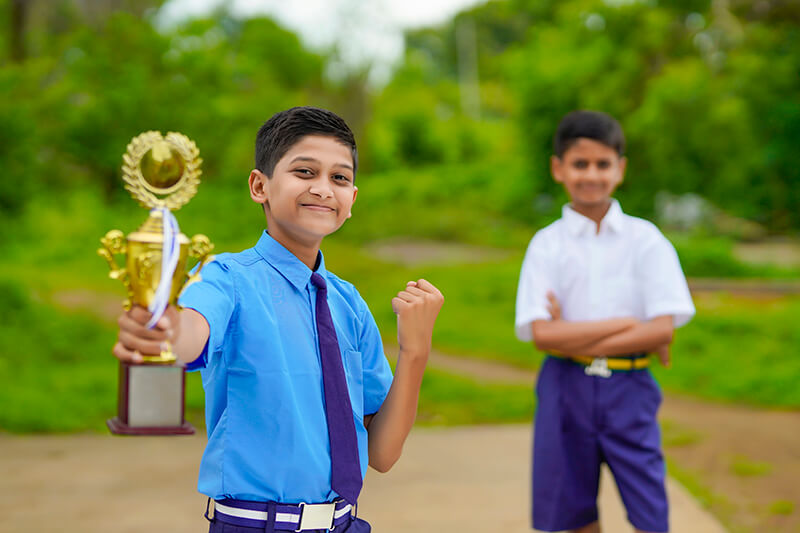
#> input picture Digital Image Processing/lab_image.jpg, 800 x 533 px
$ python '07. binary image.py'
#> lines starting #> are read from the running program, lines starting #| are printed output that depends on the picture; after the words box and inside, x2 and y2 are one past the last pixel; in counts of white or black regions, pixels touching at a corner belong together
import cv2
import numpy as np
import matplotlib.pyplot as plt

# Load the image using OpenCV and convert it to grayscale
image = cv2.imread('lab_image.jpg', cv2.IMREAD_GRAYSCALE)
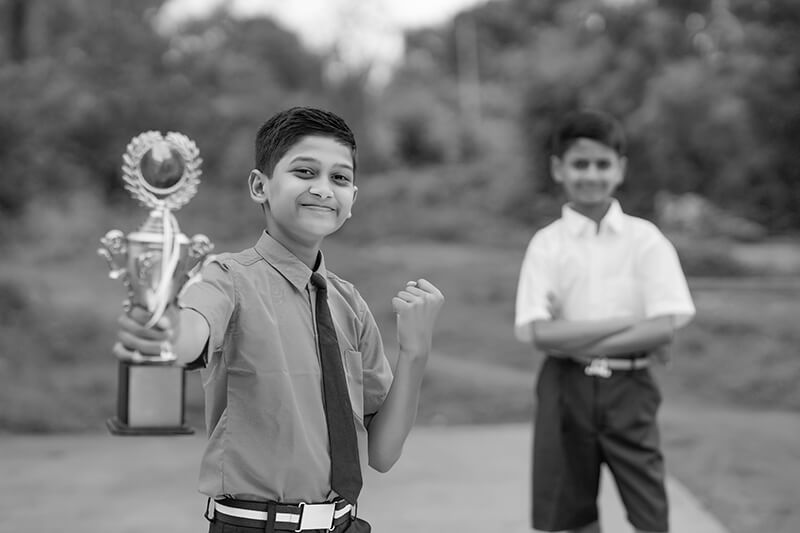
#> image: shape (533, 800); min 0, max 255, mean 118.9

# Apply a binary threshold manually to convert the image to binary
threshold = 128
binary_image = np.where(image > threshold, 255, 0).astype(np.uint8)
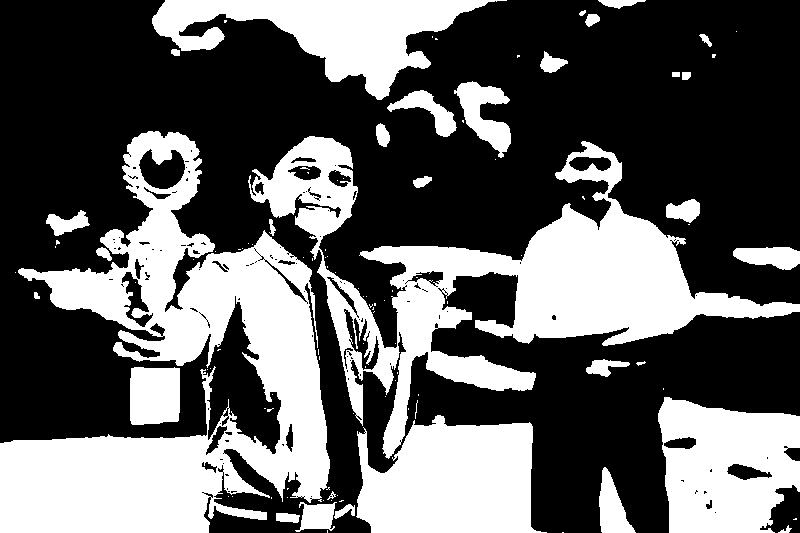
#> binary_image: shape (533, 800); 37.7% white; 109 white regions (76 under 20 px), largest, box (x1, y1, x2, y2) and area: (0, 131, 330, 533) 56842, (248, 136, 800, 459) 44392, (356, 415, 547, 533) 17070

# Plot the original grayscale image and the binary image
plt.figure(figsize=(10, 5))

plt.subplot(1, 2, 1)
plt.title("Grayscale Image")
plt.imshow(image, cmap='gray')
plt.axis("off")

plt.subplot(1, 2, 2)
plt.title("Binary Image")
plt.imshow(binary_image, cmap='gray')
plt.axis("off")

plt.show()
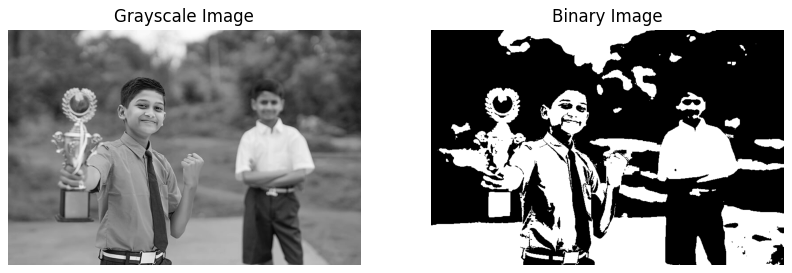
#> figure drawn by matplotlib, 2 panels

$ run again, with Digital Image Processing/image for lab.jpg copied over Digital Image Processing/lab_image.jpg
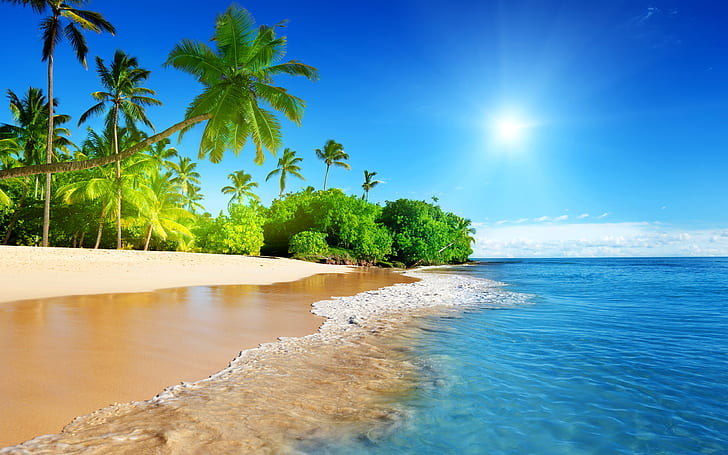
#> input picture Digital Image Processing/image for lab.jpg, 728 x 455 px
#> `binary_image = np.where(image > threshold, 255, 0).astype(np.uint8)`:
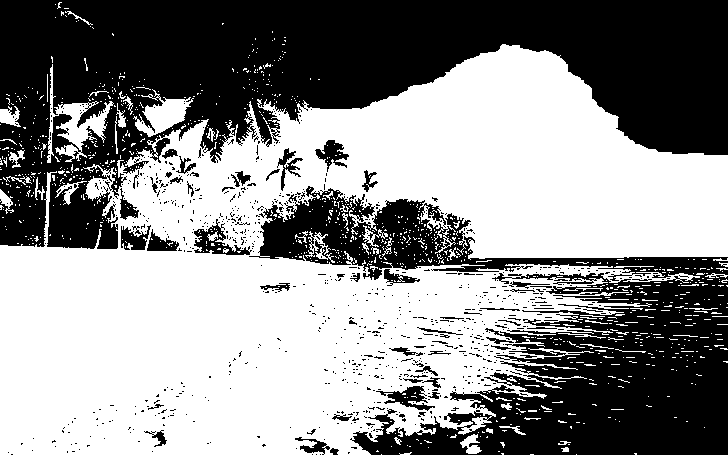
#> binary_image: shape (455, 728); 55.1% white; 814 black regions (755 under 20 px), largest, box (x1, y1, x2, y2) and area: (0, 0, 728, 249) 89895, (249, 186, 728, 455) 50394, (194, 219, 252, 255) 726
#> `plt.show()`:
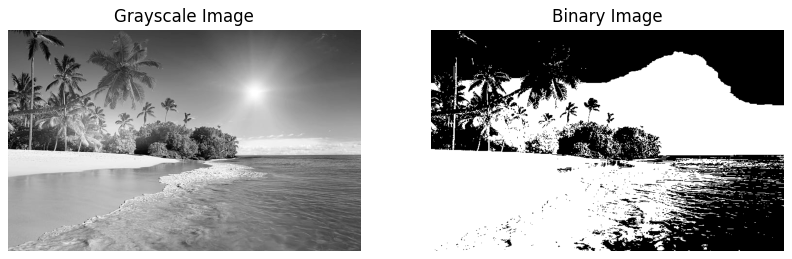
#> figure drawn by matplotlib, 2 panels
